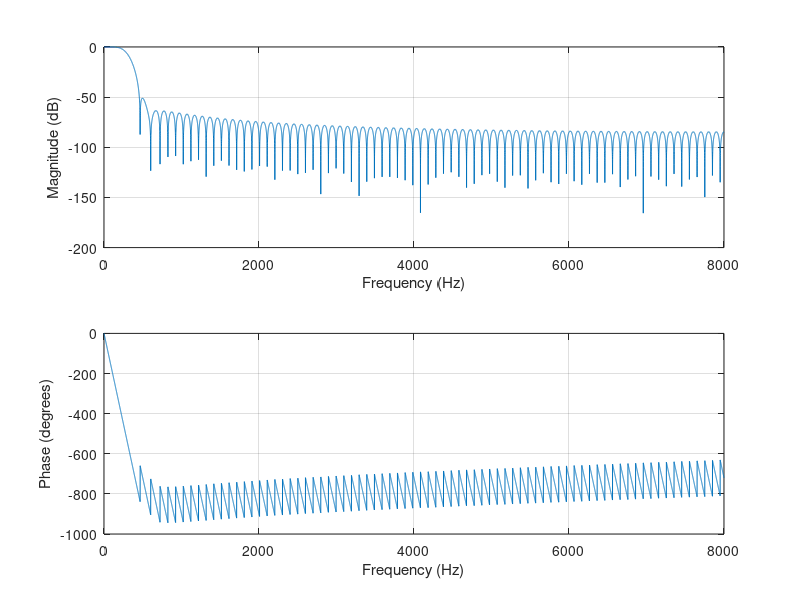
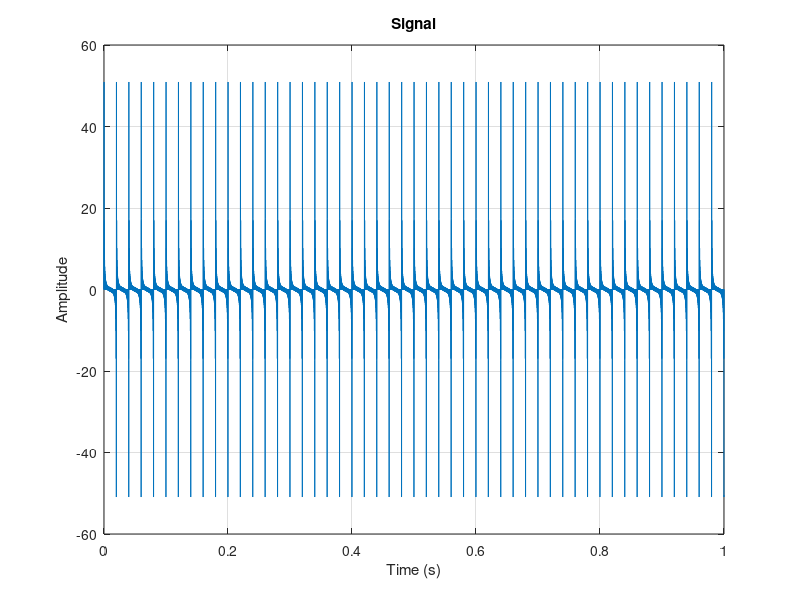
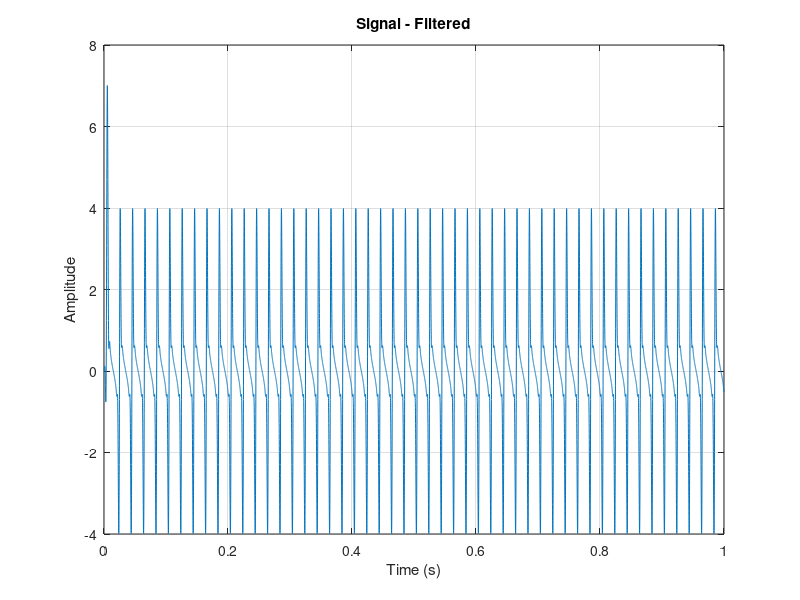
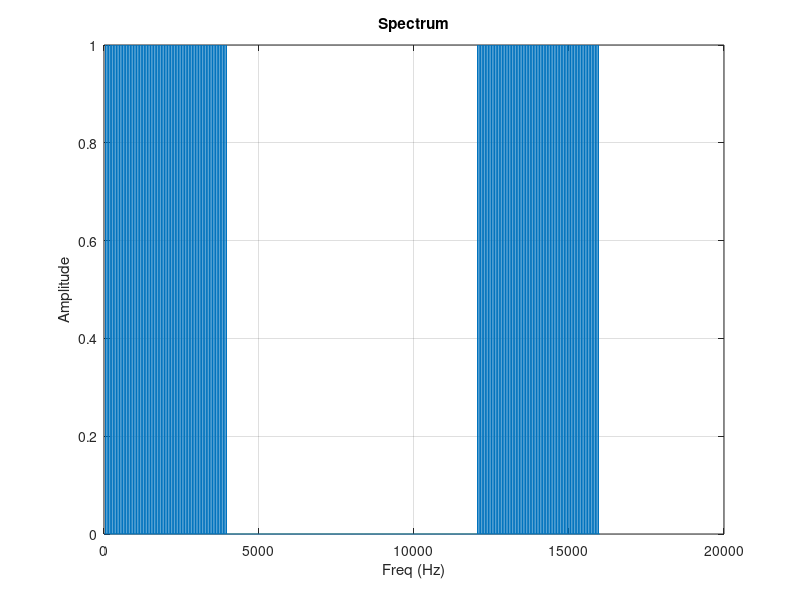

These charts were generated, in order, by the following MATLAB code:
fs = 16000;
N = 16000;

Nb = 160;
f0 = 300 / (fs / 2);
b = fir1(Nb, f0, 'low');

% Print filter coefficients
fprintf('%.15g, ', b);
fprintf('\n');

freqz(b, 1, N, fs);

% Verification
ts = 1 / fs;
t = (0:N-1)*ts;
df = (fs/N);
f = (0:N-1)*df;

X = 0;
for n = 1:79
    X = X + sin(2*pi*n*50*t);
end
% 16-bit uniform quantization
X = round((X + 1)*32767.5)/32767.5 - 1;

figure;
plot(t, X);
xlabel('Time (s)');
ylabel('Amplitude');
title('Signal');
grid on;

XF = filter(b, 1, X);

figure;
plot(t, XF);
xlabel('Time (s)');
ylabel('Amplitude');
title('Signal - Filtered');
grid on;

Y = 2 * abs(fft(X)) / N;

figure;
plot(f, Y);
ylim([0.0 1.0]);
xlabel("Freq (Hz)");
ylabel("Amplitude");
title('Spectrum');
grid on;

YF = 2 * abs(fft(XF)) / N;

figure;
plot(f, YF);
ylim([0.0 1.0]);
xlabel("Freq (Hz)");
ylabel("Amplitude");
title('Spectrum - Filtered');
grid on;
